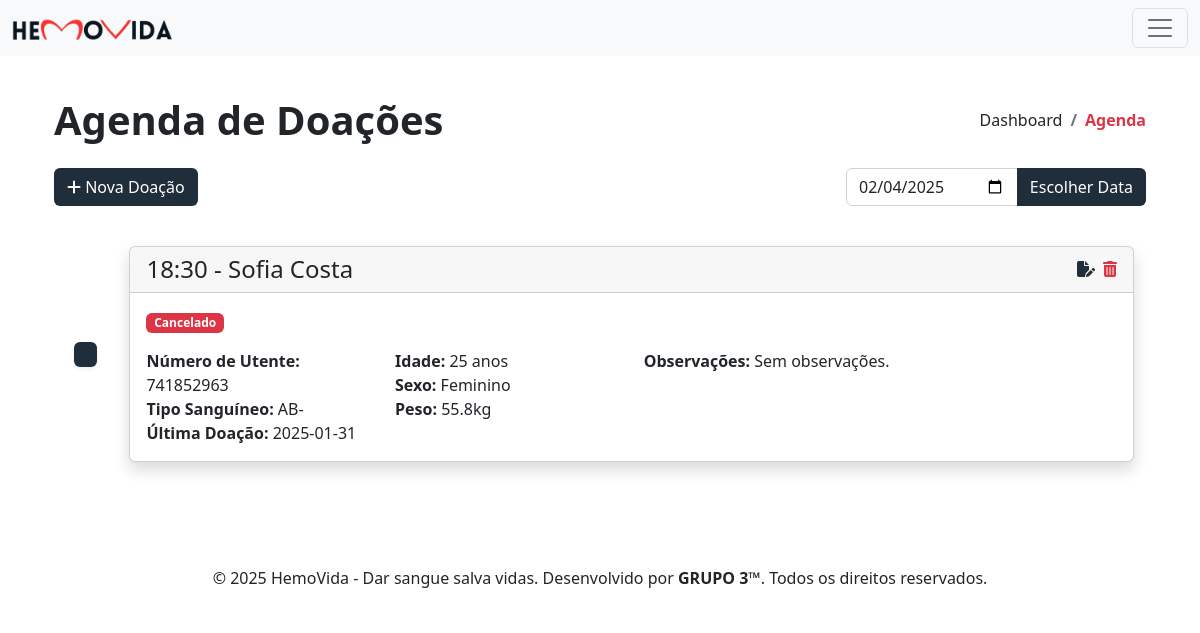
The app's page /agenda.php, older data.
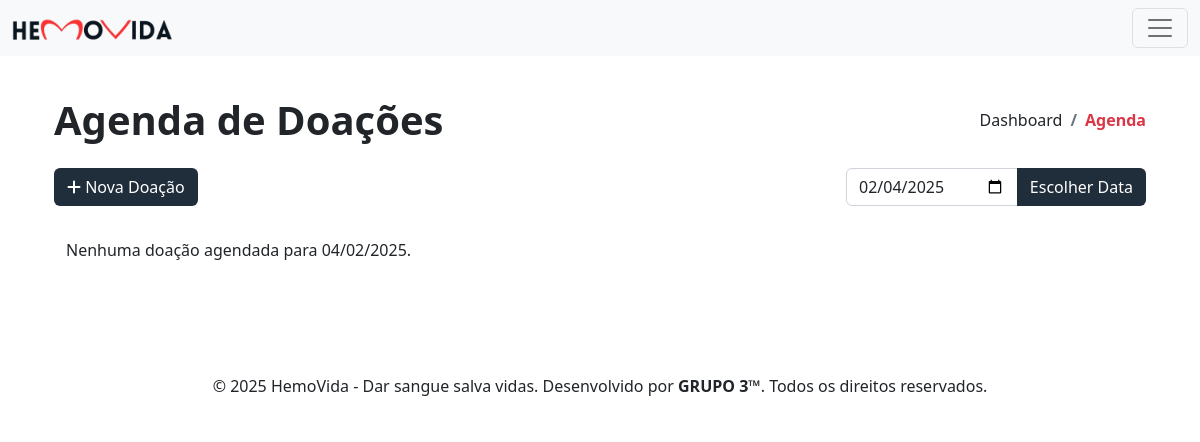
The same page, newer data.
### tables this page shows
CREATE TABLE `doacoes` (
  `id` int(11) NOT NULL,
  `id_dador` int(11) NOT NULL,
  `data` date NOT NULL,
  `hora` time NOT NULL,
  `estado` enum('Agendado','Concluído','Cancelado') NOT NULL,
  `observacoes` varchar(255) DEFAULT NULL
);

CREATE TABLE `dadores` (
  `id` int(11) NOT NULL,
  `nome` varchar(255) NOT NULL,
  `email` varchar(255) NOT NULL,
  `n_utente` int(11) NOT NULL,
  `data_nascimento` date NOT NULL,
  `tipo_sanguineo` enum('A+','A-','B+','B-','AB+','AB-','O+','O-') NOT NULL,
  `peso` float NOT NULL,
  `sexo` enum('Masculino','Feminino') NOT NULL,
  `estado` tinyint(1) NOT NULL,
  `data_inscricao` date NOT NULL
);

### includes/agenda_escolher_data.php (called while the page is built)
<?php
    $dataSelecionada = isset($_GET['dataSelecionada']) && preg_match('/^\d{4}-\d{2}-\d{2}$/', $_GET['dataSelecionada'])
        ? $_GET['dataSelecionada']
        : date('Y-m-d');
    $query = "
        SELECT
            doacoes.*,
            dadores.nome,
            dadores.n_utente,
            dadores.data_nascimento,
            dadores.tipo_sanguineo,
            dadores.peso,
            dadores.sexo
        FROM doacoes
        INNER JOIN dadores ON doacoes.id_dador = dadores.id
        WHERE doacoes.data = ?
        ORDER BY doacoes.hora ASC
    ";
    $stmt = $conn->prepare($query);
    $stmt->bind_param("s", $dataSelecionada);
    $stmt->execute();
    $doacoes = $stmt->get_result()->fetch_all(MYSQLI_ASSOC);
?>

### includes/agenda_info.php (called while the page is built)
<?php
    $idade = date_diff(date_create($doacao['data_nascimento']), date_create($dataSelecionada))->y;
    $sql_ultima_doacao = "
        SELECT COALESCE(MAX(data), NULL) AS ultima_data
        FROM doacoes
        WHERE id_dador = ? AND data < ?
    ";
    $stmt = $conn->prepare($sql_ultima_doacao);
    $stmt->bind_param("is", $doacao['id_dador'], $dataSelecionada);
    $stmt->execute();
    $ultima_doacao = $stmt->get_result()->fetch_column();
    $doacaoDateTime = $doacao['data'] . ' ' . $doacao['hora'];
    $doacaoDateTimeObj = new DateTime($doacaoDateTime);
    $currentDateTime = new DateTime();
    $isPastDoacao = $doacaoDateTimeObj < $currentDateTime;
?>

### agenda.php (the view, shortened to what this page needs)
<?php
    include 'partials/header.php';
    include 'includes/agenda_escolher_data.php';
    $pageTitle = "Agenda de Doações";
    $breadcrumbItems = [
        ['title' => 'Dashboard', 'url' => 'index.php', 'active' => false],
        ['title' => 'Agenda', 'url' => '#', 'active' => true]
    ];
?>
<div class="container p-4">
    <?php include 'partials/page-header.php'; ?>
    <div class="d-flex align-content-center justify-content-between">
        <div>
            <a href="agenda-criar.php" class="btn text-white" style="background-color: #202d3b;">
                <i class="fa-solid fa-plus"></i> Nova Doação
            </a>
        </div>
        <form action="" method="GET">
            <div class="input-group" style="width: 300px;">
                <input type="date" class="form-control" name="dataSelecionada" id="dataSelecionada" value="<?php echo $dataSelecionada; ?>" required>
                <button class="btn text-white" style="background-color: #202d3b;" type="submit">Escolher Data</button>
            </div>
        </form>
    </div>
    <div class="container py-2 mt-4 mb-4">
        <?php if(count($doacoes) > 0): ?>
            <?php
                foreach($doacoes as $index => $doacao):
                include 'includes/agenda_info.php'
            ?>
                <div class="row">
                    <div class="col-auto text-center flex-column d-none d-sm-flex">
                        <div class="row h-50">
                        </div>
                        <h5 class="m-2">
                            <span class="badge shadow-sm" style="background-color: #202d3b; border-color: #202d3b;">&nbsp;</span>
                        </h5>
                        <div class="row h-50">
                        </div>
                    </div>
                    <div class="col py-2">
                        <div class="card shadow">
                            <div class="card-header d-flex justify-content-between">
                                <h4 class="card-title <?php echo $isPastDoacao ? 'text-muted' : 'text-dark '; ?> m-0"><span><?php echo date('H:i', strtotime($doacao['hora'])); ?></span> - <?php echo $doacao['nome']; ?></h4>
                                <div class="d-flex align-items-center justify-content-end gap-2">
                                    <a href="agenda-editar.php?id=<?php echo $doacao['id']; ?>" class="lh-1 text-decoration-none" style="color: #202d3b;">
                                        <i class="fa-solid fa-file-pen"></i>
                                    </a>
                                    <a href="#" class="lh-1" data-bs-toggle="modal" data-bs-target="#deleteModalDoacao" data-doacao-id="<?php echo $doacao['id']; ?>" class="text-dark">
                                        <i class="fa-solid fa-trash-can text-danger"></i>
                                    </a>
                                </div>
                            </div>
                            <div class="card-body">
                                <div class="row">
                                    <p>
                                        <?php
                                            switch($doacao['estado']) {
                                                case "Cancelado":
                                                    echo '<span class="float-right badge bg-danger">';
                                                    echo $doacao['estado'];
                                                    echo '</span>';
                                                    break;
                                            }
                                        ?>
                                    </p>
                                </div>
                                <div class="row <?php echo $isPastDoacao ? 'text-muted' : 'text-dark '; ?>">
                                    <div class="col-3">
                                        <p class="m-0"><b>Número de Utente:</b> <?php echo $doacao['n_utente']; ?></p>
                                        <p class="m-0"><b>Tipo Sanguíneo:</b> <?php echo $doacao['tipo_sanguineo']; ?></p>
                                        <p class="m-0">
                                            <b>Última Doação:</b> <?php echo $data_ultima_doacao = $ultima_doacao ? $ultima_doacao : "Nenhuma doação anterior"; ?>
                                        </p>
                                    </div>
                                    <div class="col-3">
                                        <p class="m-0"><b>Idade:</b> <?php echo $idade; ?> anos</p>
                                        <p class="m-0"><b>Sexo:</b> <?php echo $doacao['sexo']; ?></p>
                                        <p class="m-0"><b>Peso:</b> <?php echo $doacao['peso']; ?>kg</p>
                                    </div>
                                    <div class="col-6">
                                        <p class="m-0">
                                            <b>Observações:</b> <?php echo isset($doacao['observacoes']) ? $doacao['observacoes'] : "Sem observações."; ?>
                                        </p>
                                    </div>
                                </div>
                            </div>
                        </div>
                    </div>
                </div>
            <?php endforeach; ?>
        <?php else: ?>
            <p>Nenhuma doação agendada para <?php echo date('d/m/Y', strtotime($dataSelecionada)); ?>.</p>
        <?php endif; ?>
    </div>
</div>
<?php include 'partials/footer.php'; ?>

### partials/header.php (shortened to what this page needs)
<!DOCTYPE html>
<html lang="pt-PT">
<head>
    <link rel="stylesheet" href="https://cdnjs.cloudflare.com/ajax/libs/font-awesome/6.7.2/css/all.min.css"/>
    <link rel="stylesheet" href="https://cdnjs.cloudflare.com/ajax/libs/font-awesome/6.7.2/css/regular.min.css"/>
    <link rel="stylesheet" href="https://cdnjs.cloudflare.com/ajax/libs/font-awesome/6.7.2/css/solid.min.css"/>
    <link href="https://cdn.jsdelivr.net/npm/bootstrap@5.2.3/dist/css/bootstrap.min.css" rel="stylesheet"/>
</head>
<body>
    <nav class="navbar bg-light fixed-top">
        <div class="container-fluid">
            <a class="navbar-brand" href="/">
                <img src="assets/images/logo_horizontal.png" alt="HemoVida Logo" height="24">
            </a>
            <button class="navbar-toggler" type="button" data-bs-toggle="offcanvas" data-bs-target="#offcanvasNavbar" aria-controls="offcanvasNavbar">
                <span class="navbar-toggler-icon"></span>
            </button>
        </div>
    </nav>
    <div class="position-relative mt-5">

### partials/page-header.php
<?php
    $pageTitle = $pageTitle ?? "";
    $breadcrumbItems = $breadcrumbItems ?? [
        ['title' => 'Dashboard', 'url' => 'index.php', 'active' => false],
        ['title' => 'Página Atual', 'url' => '#', 'active' => true]
    ];
?>
<div class="d-md-flex d-block align-items-center justify-content-between my-4 page-header-breadcrumb">
    <h1 class="page-title fw-semibold fs-18 mb-0"><?= $pageTitle ?></h1>
    <div class="ms-md-1 ms-0">
        <nav>
            <ol class="breadcrumb mb-0">
                <?php foreach ($breadcrumbItems as $index => $item): ?>
                    <li class="breadcrumb-item <?= isset($item['active']) && $item['active'] ? 'text-danger fw-semibold' : 'text-dark' ?>">
                        <?php if (isset($item['url']) && !$item['active']): ?>
                            <a href="<?= $item['url'] ?>" class="text-dark text-decoration-none"><?= $item['title'] ?></a>
                        <?php else: ?>
                            <?= $item['title'] ?>
                        <?php endif; ?>
                    </li>
                <?php endforeach; ?>
            </ol>
        </nav>
    </div>
</div>

### partials/footer.php (shortened to what this page needs)
    </div>
    <footer class="text-center p-3 mt-4 bg-white">
        &copy; <?php echo date("Y"); ?> HemoVida - Dar sangue salva vidas. Desenvolvido por <b>GRUPO 3™</b>. Todos os direitos reservados.
    </footer>
</body>
</html>

Row changes from the older to the newer data that the page shows:
removed doacoes: hora "18:30", id_dador.nome "Sofia Costa", estado "Cancelado", id_dador.n_utente "741852963", id_dador.tipo_sanguineo "AB-", ultima_doacao "2025-01-31", id_dador.data_nascimento "25", id_dador.sexo "Feminino", id_dador.peso "55.8", shows "Sem observações."
Text that changed along with them:
date('d/m/Y', strtotime($dataSelecionada)): (not shown) → "04/02/2025"
text now shown: "Nenhuma doação agendada para ."
